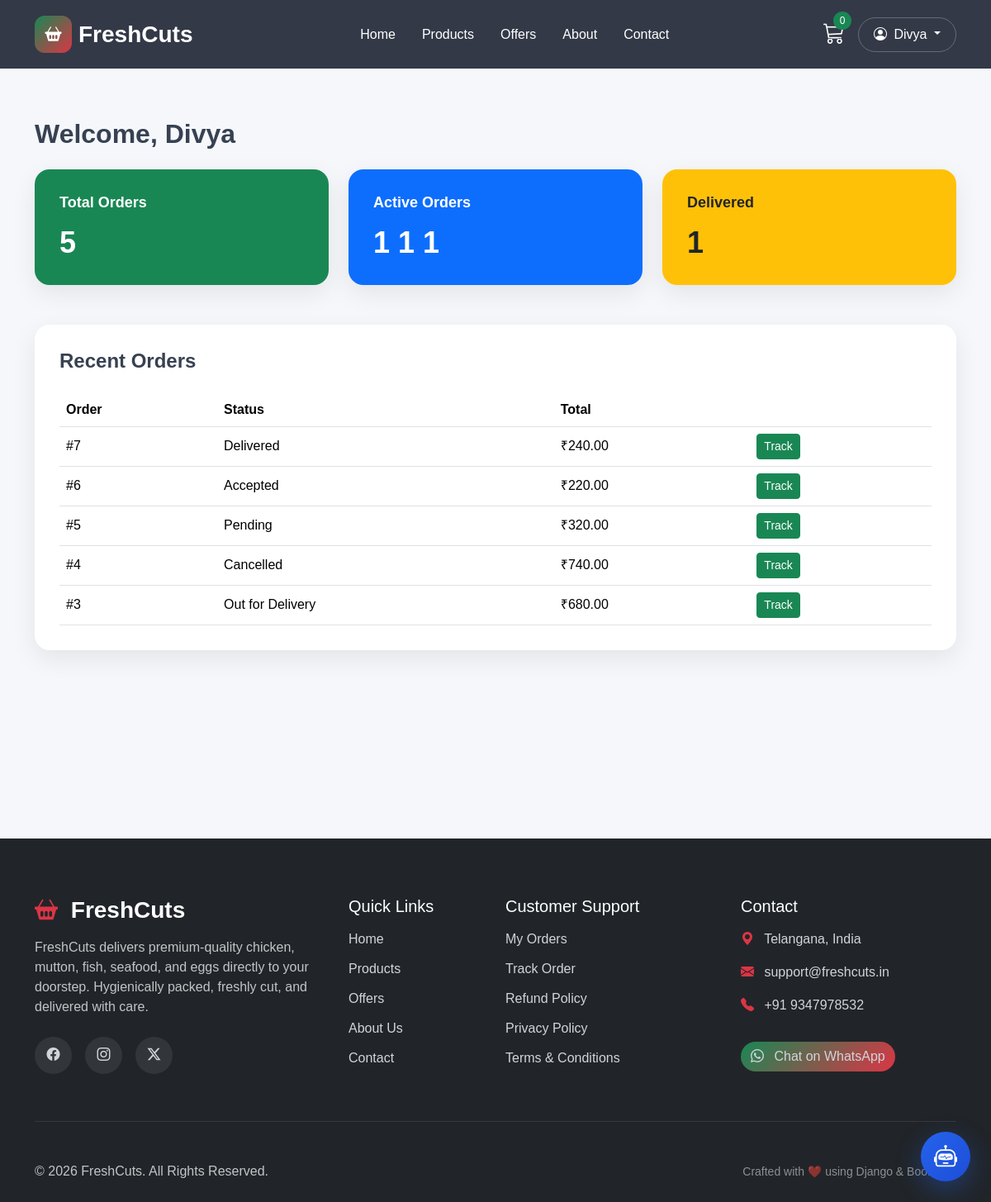
Before: /customer/ (signed in) with the older database file.
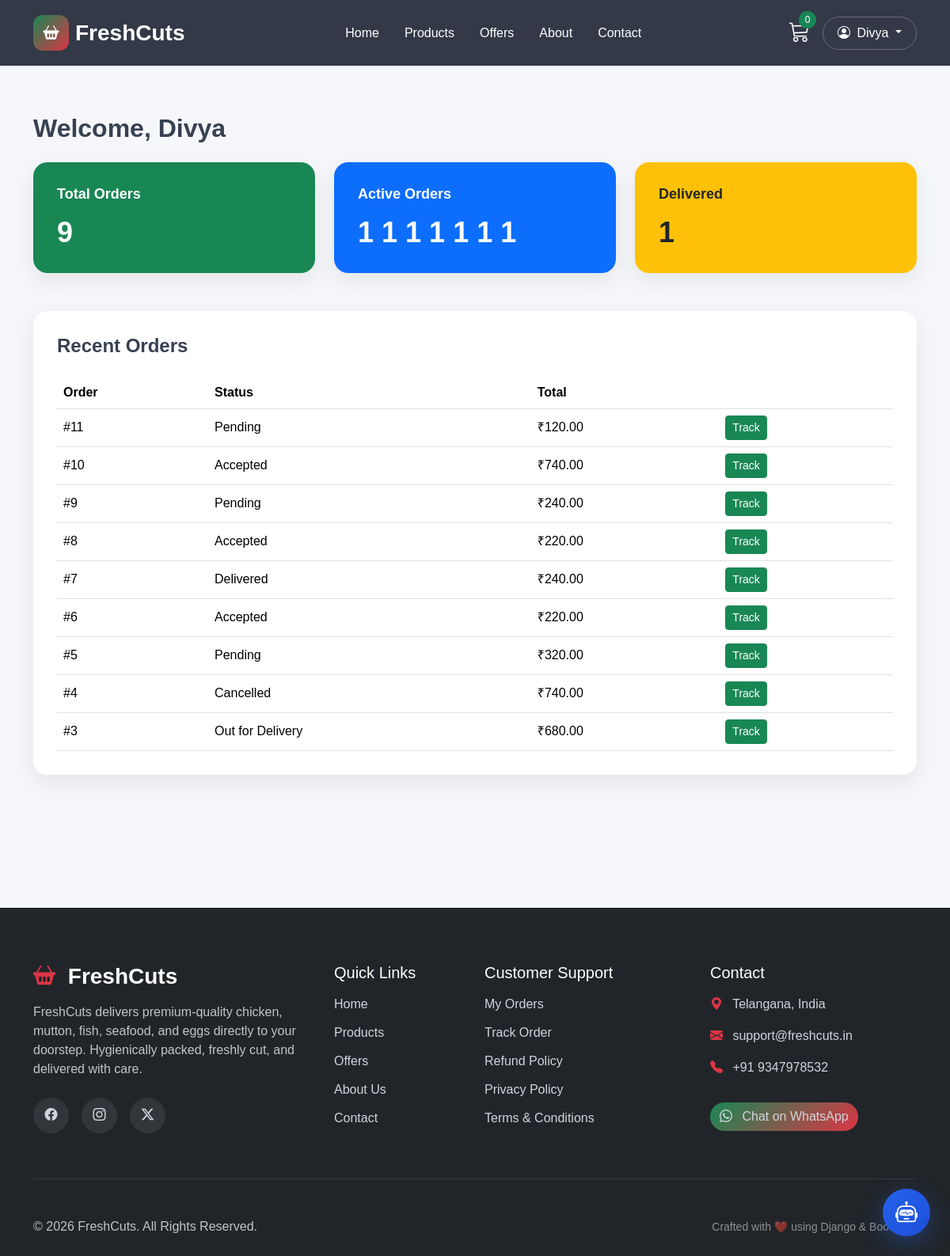
After: the same page with the newer database file.
### accounts/models.py (models this page shows, shortened)
class User(AbstractUser):
    ADMIN = "ADMIN"
    WORKER = "WORKER"
    CUSTOMER = "CUSTOMER"
    ROLE_CHOICES = (
        (ADMIN, "Admin"),
        (WORKER, "Worker"),
        (CUSTOMER, "Customer"),
    )
    role = models.CharField(
        max_length=20,
        choices=ROLE_CHOICES,
        default=CUSTOMER
    )
    phone = models.CharField(
        max_length=15,
        unique=True
    )
    address = models.TextField(blank=True)
    profile_image = models.ImageField(
        upload_to="profiles/",
        blank=True,
        null=True
    )

### orders/models.py (models this page shows, shortened)
class Order(models.Model):
    STATUS = [
        ("Pending", "Pending"),
        ("Accepted", "Accepted"),
        ("Preparing", "Preparing"),
        ("Out for Delivery", "Out for Delivery"),
        ("Delivered", "Delivered"),
        ("Cancelled", "Cancelled"),
    ]
    PAYMENT_CHOICES = [
        ("COD", "Cash On Delivery"),
        ("UPI", "UPI"),
    ]
    customer = models.ForeignKey(
        settings.AUTH_USER_MODEL,
        on_delete=models.CASCADE,
        related_name="orders"
    )
    worker = models.ForeignKey(
        settings.AUTH_USER_MODEL,
        on_delete=models.SET_NULL,
        null=True,
        blank=True,
        related_name="assigned_orders"
    )
    delivery_slot = models.ForeignKey(
        DeliverySlot,
        on_delete=models.SET_NULL,
        null=True,
        blank=True
    )
    total = models.DecimalField(
        max_digits=10,
        decimal_places=2,
        default=0
    )
    status = models.CharField(
        max_length=30,
        choices=STATUS,
        default="Pending"
    )
    payment_method = models.CharField(
        max_length=20,
        choices=PAYMENT_CHOICES,
        default="COD"
    )
    address = models.TextField()
    phone = models.CharField(max_length=15)
    created_at = models.DateTimeField(auto_now_add=True)

### dashboard/views.py (the view)
@login_required
def customer_dashboard(request):
    if request.user.role != "CUSTOMER":
        return HttpResponseForbidden("Access Denied")
    orders = Order.objects.filter(
        customer=request.user
    ).order_by("-created_at")
    context = {
        "orders": orders
    }
    return render(
        request,
        "dashboard/customer_dashboard.html",
        context,
    )

### orders/cart.py (called while the page is built)
    def total_quantity(self):
        return sum(
            item["quantity"]
            for item in self.cart.values()
        )

    def __len__(self):
        return self.total_quantity()

### orders/context_processors.py (called while the page is built)
def cart(request):
    cart = Cart(request)
    return {
        "cart": cart,
        "cart_count": len(cart),
    }

### dashboard/templates/dashboard/customer_dashboard.html (shortened to what this page needs)
{% extends "base.html" %}
{% load static %}
{% block css %}
<link rel="stylesheet" href="{% static 'css/dashboard.css' %}">
{% endblock %}
{% block content %}
<section class="dashboard-section py-5">
<div class="container">
<h2 class="fw-bold mb-4">
Welcome, {{ request.user.first_name|default:request.user.username }}
</h2>
<div class="row g-4 mb-5">
<div class="col-md-4">
<div class="dashboard-card bg-success text-white">
<h5>Total Orders</h5>
<h2>{{ orders|length }}</h2>
</div>
</div>
<div class="col-md-4">
<div class="dashboard-card bg-primary text-white">
<h5>Active Orders</h5>
<h2>
{% for order in orders %}
{% if order.status != "Delivered" and order.status != "Cancelled" %}
1
{% endif %}
{% empty %}
0
{% endfor %}
</h2>
</div>
</div>
<div class="col-md-4">
<div class="dashboard-card bg-warning text-dark">
<h5>Delivered</h5>
<h2>
{% for order in orders %}
{% if order.status == "Delivered" %}
1
{% endif %}
{% empty %}
0
{% endfor %}
</h2>
</div>
</div>
</div>
<div class="recent-orders">
<h4 class="mb-4">
Recent Orders
</h4>
<table class="table table-hover">
<thead>
<tr>
<th>Order</th>
<th>Status</th>
<th>Total</th>
<th></th>
</tr>
</thead>
<tbody>
{% for order in orders %}
<tr>
<td>#{{ order.id }}</td>
<td>{{ order.status }}</td>
<td>₹{{ order.total }}</td>
<td>
<a href="{% url 'track_order' order.id %}" class="btn btn-success btn-sm">
Track
</a>
</td>
</tr>
{% empty %}
<tr>
<td colspan="4" class="text-center">
No Orders Yet
</td>
</tr>
{% endfor %}
</tbody>
</table>
</div>
</div>
</section>
{% endblock %}

### templates/base.html (shortened to what this page needs)
{% load static %}
<!DOCTYPE html>
<html lang="en">
<head>
    <link href="https://cdn.jsdelivr.net/npm/bootstrap@5.3.7/dist/css/bootstrap.min.css" rel="stylesheet">
    <link href="https://cdn.jsdelivr.net/npm/bootstrap-icons@1.13.1/font/bootstrap-icons.min.css" rel="stylesheet">
    <link href="https://unpkg.com/aos@2.3.4/dist/aos.css" rel="stylesheet">
    <link rel="stylesheet" href="{% static 'css/style.css' %}">
    <link rel="stylesheet" href="{% static 'css/chat.css' %}">
    {% block css %}{% endblock %}
</head>
<body>
{% include "navbar.html" %}
<main class="page mb-5">
{% block content %}{% endblock %}
</main>
{% include "includes/footer.html" %}
<div id="chat-widget">
<button id="chat-toggle" type="button">
    <i class="bi bi-robot"></i>
</button>
</div>
</body>
</html>

### templates/navbar.html (shortened to what this page needs)
{% load static %}
<nav class="navbar navbar-expand-lg fixed-top premium-navbar">
    <div class="container">
        <a class="navbar-brand d-flex align-items-center fw-bold logo"
           href="{% url 'home' %}">
            <div class="logo-icon me-2">
                <i class="bi bi-basket2-fill"></i>
            </div>
            <span>FreshCuts</span>
        </a>
        <div class="collapse navbar-collapse" id="navbar">
            <ul class="navbar-nav mx-auto">
                {% if user.is_authenticated and user.role == "ADMIN" %}
                    <li class="nav-item">
                        <a class="nav-link" href="{% url 'admin_dashboard' %}">
                            Dashboard
                        </a>
                    </li>
                {% elif user.is_authenticated and user.role == "WORKER" %}
                    <li class="nav-item">
                        <a class="nav-link" href="{% url 'worker_dashboard' %}">
                            Dashboard
                        </a>
                    </li>
                {% else %}
                    <li class="nav-item">
                        <a class="nav-link" href="{% url 'home' %}">
                            Home
                        </a>
                    </li>
                    <li class="nav-item">
                        <a class="nav-link" href="{% url 'products' %}">
                            Products
                        </a>
                    </li>
                    <li class="nav-item">
                        <a class="nav-link" href="/offers/">
                            Offers
                        </a>
                    </li>
                    <li class="nav-item">
                        <a class="nav-link" href="{% url 'about' %}">
                            About
                        </a>
                    </li>
                    <li class="nav-item">
                        <a class="nav-link" href="{% url 'contact' %}">
                            Contact
                        </a>
                    </li>
                {% endif %}
            </ul>
            <div class="d-flex align-items-center gap-3">
                {% if user.is_authenticated %}
                    {% if user.role == "CUSTOMER" %}
                        <a href="{% url 'cart' %}" class="cart-btn position-relative">
                            <i class="bi bi-cart3"></i>
                            <span class="cart-badge">
                                {{ cart_count }}
                            </span>
                        </a>
                    {% endif %}
                    <div class="dropdown">
                        <button
                            class="btn profile-btn dropdown-toggle"
                            data-bs-toggle="dropdown">
                            <i class="bi bi-person-circle me-1"></i>
                            {{ user.first_name|default:user.username }}
                        </button>
                    </div>
                {% endif %}
            </div>
        </div>
    </div>
</nav>

### templates/includes/footer.html
<footer class="footer">
    <div class="container">
        <div class="row gy-5">
            <div class="col-lg-4">
                <h3 class="fw-bold mb-3">
                    <i class="bi bi-basket2-fill text-danger me-2"></i>
                    FreshCuts
                </h3>
                <p class="text-light opacity-75">
                    FreshCuts delivers premium-quality chicken, mutton,
                    fish, seafood, and eggs directly to your doorstep.
                    Hygienically packed, freshly cut, and delivered
                    with care.
                </p>
                <div class="d-flex gap-3 mt-4">
                    <a href="#" class="social-icon">
                        <i class="bi bi-facebook"></i>
                    </a>
                    <a href="#" class="social-icon">
                        <i class="bi bi-instagram"></i>
                    </a>
                    <a href="#" class="social-icon">
                        <i class="bi bi-twitter-x"></i>
                    </a>
                </div>
            </div>
            <div class="col-lg-2 col-md-6">
                <h5 class="mb-3">Quick Links</h5>
                <ul class="list-unstyled">
                    <li><a href="/">Home</a></li>
                    <li><a href="/products/">Products</a></li>
                    <li><a href="{% url 'products' %}">Offers</a></li>
                    <li><a href="#">About Us</a></li>
                    <li><a href="#">Contact</a></li>
                </ul>
            </div>
            <div class="col-lg-3 col-md-6">
                <h5 class="mb-3">Customer Support</h5>
                <ul class="list-unstyled">
                    <li><a href="#">My Orders</a></li>
                    <li><a href="#">Track Order</a></li>
                    <li><a href="#">Refund Policy</a></li>
                    <li><a href="#">Privacy Policy</a></li>
                    <li><a href="#">Terms & Conditions</a></li>
                </ul>
            </div>
            <div class="col-lg-3">
                <h5 class="mb-3">Contact</h5>
                <p>
                    <i class="bi bi-geo-alt-fill text-danger me-2"></i>
                    Telangana, India
                </p>
                <p>
                    <i class="bi bi-envelope-fill text-danger me-2"></i>
                    support@freshcuts.in
                </p>
                <p>
                    <i class="bi bi-telephone-fill text-danger me-2"></i>
                    +91 9347978532
                </p>
                 <a href="https://wa.me/919347978532"
   target="_blank"
   class="btn btn-danger rounded-pill mt-3">
    <i class="bi bi-whatsapp me-2"></i>
    Chat on WhatsApp
</a>
            </div>
        </div>
        <hr class="border-secondary my-5">
        <div class="row align-items-center">
            <div class="col-md-6">
                <p class="mb-0 text-light opacity-75">
                    © 2026 FreshCuts. All Rights Reserved.
                </p>
            </div>
            <div class="col-md-6 text-md-end">
                <small class="text-light opacity-50">
                    Crafted with ❤️ using Django & Bootstrap
                </small>
            </div>
        </div>
    </div>
</footer>

### static/css/style.css (style rules this page uses)
:root { --primary:#E53935; --primary-dark:#C62828; --secondary:#FF6B6B; --dark:#111827; --dark-light:#1F2937; --light:#F8FAFC; --white:#FFFFFF; --text:#374151; --border:#E5E7EB; --shadow:0 12px 35px rgba(0,0,0,.08); --shadow-hover:0 18px 45px rgba(0,0,0,.12); --radius:18px; }
* { margin:0; padding:0; box-sizing:border-box; }
html { scroll-behavior:smooth; }
body { font-family:'Poppins',sans-serif; background:var(--light); color:var(--text); overflow-x:hidden; }
.page { padding-top:95px; min-height:100vh; }
.premium-navbar { background:rgba(17,24,39,.85); backdrop-filter:blur(18px); transition:.35s; padding:14px 0; }
.logo { color:white !important; text-decoration:none; font-size:28px; font-weight:700; }
.logo-icon { width:45px; height:45px; border-radius:12px; background:linear-gradient(135deg,var(--primary),var(--secondary)); display:flex; justify-content:center; align-items:center; color:white; font-size:20px; }
.nav-link { color:white !important; margin:0 8px; font-weight:500; position:relative; transition:.3s; }
.nav-link::after { content:""; position:absolute; left:0; bottom:-6px; width:0; height:2px; background:var(--primary); transition:.3s; }
.btn-danger { background:linear-gradient(135deg,var(--primary),var(--secondary)); border:none; }
.cart-btn { color:white; font-size:26px; text-decoration:none; }
.cart-badge { position:absolute; top:-8px; right:-8px; background:var(--primary); color:white; width:22px; height:22px; border-radius:50%; font-size:12px; display:flex; justify-content:center; align-items:center; }
.profile-btn { color:white; border:1px solid rgba(255,255,255,.25); border-radius:50px; padding:8px 18px; }
.footer { margin-top:120px; background:var(--dark); color:white; padding:70px 0 25px; }
.footer a { color:#d1d5db; text-decoration:none; }
.social-icon { width:45px; height:45px; display:flex; align-items:center; justify-content:center; border-radius:50%; background:rgba(255,255,255,.08); color:white; text-decoration:none; transition:.3s; }
.footer ul li { margin-bottom:12px; }
.footer ul li a { color:#d1d5db; transition:.3s; }
.footer p { color:#d1d5db; }

### static/css/chat.css (style rules this page uses)
#chat-widget { position:fixed; right:25px; bottom:25px; z-index:99999; font-family:'Inter',sans-serif; }
#chat-toggle { width:60px; height:60px; border:none; border-radius:50%; background:linear-gradient(135deg,#2563EB,#1D4ED8); color:#fff; font-size:28px; cursor:pointer; display:flex; justify-content:center; align-items:center; box-shadow:0 10px 30px rgba(37,99,235,.35); transition:.3s; }

### static/css/dashboard.css (style rules this page uses)
:root { --primary:#198754; --secondary:#dc3545; --warning:#ffc107; --info:#0d6efd; --dark:#212529; --light:#f8f9fa; --border:#e9ecef; --shadow:0 10px 30px rgba(0,0,0,.08); --radius:18px; }
body { background:#f5f7fb; }
.dashboard-section { min-height:100vh; }
.dashboard-section h2 { font-weight:700; margin-bottom:35px; }
.dashboard-card { border-radius:18px; padding:30px; color:#fff; box-shadow:var(--shadow); transition:.3s; }
.dashboard-card h5 { font-size:18px; font-weight:600; margin-bottom:15px; }
.dashboard-card h2 { font-size:36px; font-weight:700; margin:0; }
.recent-orders { background:#fff; border-radius:18px; padding:30px; box-shadow:var(--shadow); }
.recent-orders h4 { font-weight:700; margin-bottom:20px; }
.table { margin-bottom:0; }
.table th { font-weight:700; }
.table td { vertical-align:middle; }
.btn-success { transition:.3s; }

Changed rows visible on the page:
added Order: shows "1", id "11", status "Pending", total "120.00"
added Order: shows "1", id "10", status "Accepted", total "740.00"
added Order: shows "1", id "9", status "Pending", total "240.00"
added Order: shows "1", id "8", status "Accepted", total "220.00"
Other visible differences:
{{ orders|length }}: "5" → "9"
